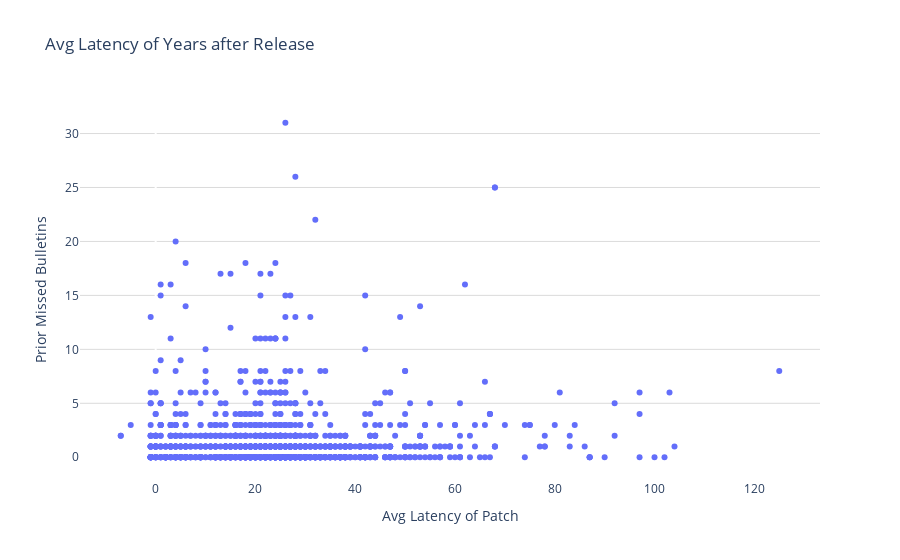

Here is the notebook cell this chart was saved with:
### Code cell
DF=carResults.drop(columns=['Carrier', 'Manufacture', 'Model', 'Release_Date', 'Bulletin_Level','Year_Phone_Release','Month_Phone_Release','days_since_last_update'])
#dfTemp=researchpy.correlation.corr_pair(DF)
data=[]
# for each severity, calculate the counts on each bulletin


data.append(go.Scatter(
        x=DF.difference.values,
        y=DF.prior_missed_buls.values,
        mode='markers',
    ))

# Edit the layout
layout = dict(title = "Avg Latency of Years after Release",
              yaxis = dict(title = 'Prior Missed Bulletins',showgrid=True, gridcolor='rgb(219, 219, 219)'),
              xaxis = dict(title = 'Avg Latency of Patch'),
              plot_bgcolor='rgba(0,0,0,0)',
              )

fig = dict(data=data, layout=layout)
py.offline.iplot(fig, filename='avg-latency-scatter.png')

### Figure 1 — Plotly figure (JSON) as saved in the notebook; plotly's stock layout.template omitted (floating-point values rounded to 4 significant figures; data arrays with more than 128 entries replaced by an {"elided": "..."} marker saying what was removed)
{"data": [{"mode": "markers", "type": "scatter", "x": {"elided": "1457 int values"}, "y": {"elided": "1457 int values"}}], "layout": {"plot_bgcolor": "rgba(0,0,0,0)", "title": {"text": "Avg Latency of Years after Release"}, "xaxis": {"title": {"text": "Avg Latency of Patch"}}, "yaxis": {"gridcolor": "rgb(219, 219, 219)", "showgrid": true, "title": {"text": "Prior Missed Bulletins"}}}}
